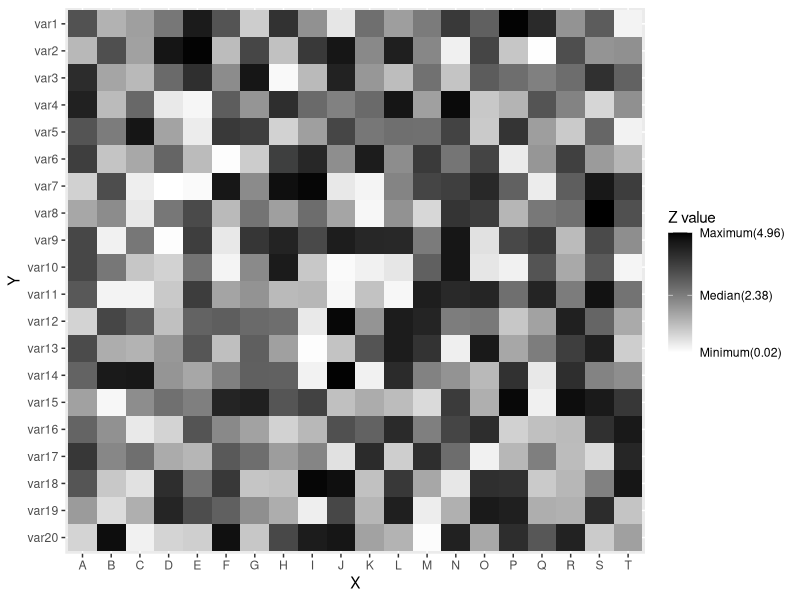

The R script that drew this image:
# Library
library(ggplot2)

# Dummy data
x <- LETTERS[1:20]
y <- paste0("var", seq(1,20))
dat <- expand.grid(X=x, Y=y)
dat[["Z"]] <- runif(400, 0, 5)

# Controle y order
dat[["Y"]] <- factor(
  dat[["Y"]]
 ,levels = sort(unique(dat[["Y"]]),decreasing = T)
)

xcol <- "X"
ycol <- "Y"
zcol <- "Z"


# Heatmap 
g <- ggplot(dat, aes(x=.data[[xcol]], y=.data[[ycol]], fill=.data[[zcol]]))
g <- g + geom_tile()

#g <- g + scale_fill_gradient(
#  low="white"
#  ,high="black"
#  ,na.value="white"
#)
g <- g + scale_fill_gradient(
  low="white"
 ,high="black"
 ,na.value = "transparent"
 ,breaks=c(
   min(dat[[zcol]])
  ,median(dat[[zcol]])
  ,max(dat[[zcol]])
  )
 ,labels=c(
   paste0("Minimum(", substring(min(dat[[zcol]]),1,4),")")
  ,paste0("Median(", substring(median(dat[[zcol]]),1,4),")")
  ,paste0("Maximum(", substring(max(dat[[zcol]]),1,4),")")
  )
 ,name="Z value"
)
#g <- g + guides(fill=guide_legend(title="Z value"))

g



